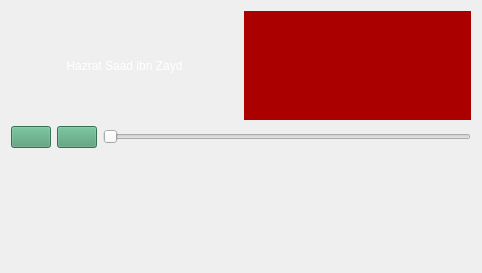
<?xml version="1.0" encoding="UTF-8"?>
<ui version="4.0">
 <class>Saad</class>
 <widget class="QWidget" name="Saad">
  <property name="geometry">
   <rect>
    <x>0</x>
    <y>0</y>
    <width>482</width>
    <height>273</height>
   </rect>
  </property>
  <property name="windowTitle">
   <string>Form</string>
  </property>
  <property name="styleSheet">
   <string notr="true">background-image: url(:/res/cover2.jpeg);</string>
  </property>
  <layout class="QGridLayout" name="gridLayout">
   <item row="0" column="0" colspan="3">
    <layout class="QHBoxLayout" name="horizontalLayout">
     <item>
      <widget class="QLabel" name="label12">
       <property name="styleSheet">
        <string notr="true">color: rgb(255, 255, 255);
font: 700 12pt &quot;Segoe Print&quot;;</string>
       </property>
       <property name="text">
        <string>Hazrat Saad ibn Zayd</string>
       </property>
       <property name="alignment">
        <set>Qt::AlignCenter</set>
       </property>
       <property name="wordWrap">
        <bool>true</bool>
       </property>
      </widget>
     </item>
     <item>
      <widget class="QLabel" name="label123">
       <property name="styleSheet">
        <string notr="true">background-color: rgb(170, 0, 0);
font: 24pt &quot;Wide Latin&quot;;</string>
       </property>
       <property name="text">
        <string/>
       </property>
       <property name="alignment">
        <set>Qt::AlignCenter</set>
       </property>
       <property name="wordWrap">
        <bool>true</bool>
       </property>
      </widget>
     </item>
    </layout>
   </item>
   <item row="1" column="0">
    <widget class="QPushButton" name="pushButton">
     <property name="styleSheet">
      <string notr="true">background-color: rgb(77, 155, 115);
color: rgb(170, 159, 0);</string>
     </property>
     <property name="text">
      <string/>
     </property>
    </widget>
   </item>
   <item row="1" column="1">
    <widget class="QPushButton" name="pushButton_2">
     <property name="styleSheet">
      <string notr="true">background-color: rgb(77, 155, 115);
color: rgb(170, 159, 0);</string>
     </property>
     <property name="text">
      <string/>
     </property>
    </widget>
   </item>
   <item row="1" column="2">
    <widget class="QSlider" name="horizontalSlider">
     <property name="orientation">
      <enum>Qt::Horizontal</enum>
     </property>
    </widget>
   </item>
   <item row="2" column="0" colspan="3">
    <widget class="QLabel" name="label1234">
     <property name="styleSheet">
      <string notr="true">background-image: url(:/res/bk1.png);

font: 600 italic 14pt &quot;Segoe UI&quot;;
color: rgb(255, 255, 255);</string>
     </property>
     <property name="text">
      <string/>
     </property>
     <property name="alignment">
      <set>Qt::AlignCenter</set>
     </property>
     <property name="wordWrap">
      <bool>true</bool>
     </property>
    </widget>
   </item>
  </layout>
 </widget>
 <resources/>
 <connections/>
</ui>
